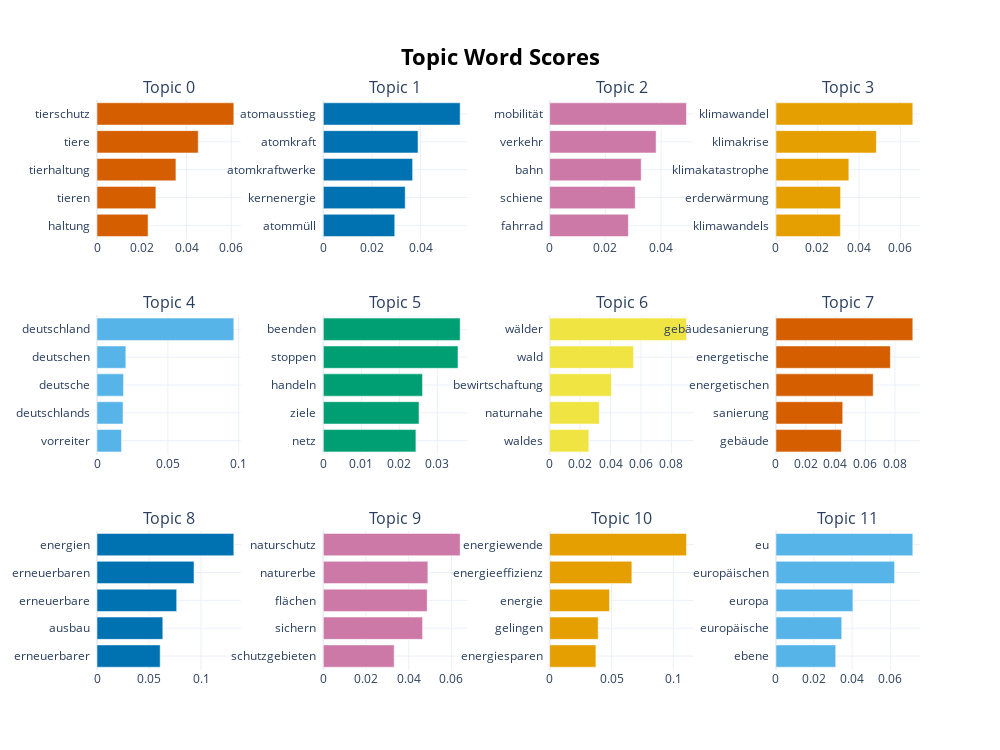

The notebook cell this image was saved under:
### Code cell
topic_model.visualize_barchart(custom_labels=False, top_n_topics=12)

### Figure 1 — Plotly figure (JSON) as saved in the notebook; plotly's stock layout.template omitted (floating-point values rounded to 4 significant figures)
{"data": [{"marker": {"color": "#D55E00"}, "orientation": "h", "type": "bar", "x": [0.02281, 0.02631, 0.03526, 0.04522, 0.06113], "xaxis": "x", "y": ["haltung  ", "tieren  ", "tierhaltung  ", "tiere  ", "tierschutz  "], "yaxis": "y"}, {"marker": {"color": "#0072B2"}, "orientation": "h", "type": "bar", "x": [0.0294, 0.0337, 0.03674, 0.03897, 0.0563], "xaxis": "x2", "y": ["atommüll  ", "kernenergie  ", "atomkraftwerke  ", "atomkraft  ", "atomausstieg  "], "yaxis": "y2"}, {"marker": {"color": "#CC79A7"}, "orientation": "h", "type": "bar", "x": [0.02825, 0.03071, 0.03286, 0.03821, 0.04911], "xaxis": "x3", "y": ["fahrrad  ", "schiene  ", "bahn  ", "verkehr  ", "mobilität  "], "yaxis": "y3"}, {"marker": {"color": "#E69F00"}, "orientation": "h", "type": "bar", "x": [0.03105, 0.03113, 0.03512, 0.0484, 0.06596], "xaxis": "x4", "y": ["klimawandels  ", "erderwärmung  ", "klimakatastrophe  ", "klimakrise  ", "klimawandel  "], "yaxis": "y4"}, {"marker": {"color": "#56B4E9"}, "orientation": "h", "type": "bar", "x": [0.01729, 0.01838, 0.01869, 0.02034, 0.09655], "xaxis": "x5", "y": ["vorreiter  ", "deutschlands  ", "deutsche  ", "deutschen  ", "deutschland  "], "yaxis": "y5"}, {"marker": {"color": "#009E73"}, "orientation": "h", "type": "bar", "x": [0.02437, 0.02518, 0.02611, 0.03545, 0.03602], "xaxis": "x6", "y": ["netz  ", "ziele  ", "handeln  ", "stoppen  ", "beenden  "], "yaxis": "y6"}, {"marker": {"color": "#F0E442"}, "orientation": "h", "type": "bar", "x": [0.02574, 0.03261, 0.04057, 0.05514, 0.08987], "xaxis": "x7", "y": ["waldes  ", "naturnahe  ", "bewirtschaftung  ", "wald  ", "wälder  "], "yaxis": "y7"}, {"marker": {"color": "#D55E00"}, "orientation": "h", "type": "bar", "x": [0.04397, 0.04488, 0.06538, 0.07692, 0.09201], "xaxis": "x8", "y": ["gebäude  ", "sanierung  ", "energetischen  ", "energetische  ", "gebäudesanierung  "], "yaxis": "y8"}, {"marker": {"color": "#0072B2"}, "orientation": "h", "type": "bar", "x": [0.0607, 0.06323, 0.07656, 0.09323, 0.1315], "xaxis": "x9", "y": ["erneuerbarer  ", "ausbau  ", "erneuerbare  ", "erneuerbaren  ", "energien  "], "yaxis": "y9"}, {"marker": {"color": "#CC79A7"}, "orientation": "h", "type": "bar", "x": [0.03317, 0.04648, 0.04863, 0.04896, 0.06407], "xaxis": "x10", "y": ["schutzgebieten  ", "sichern  ", "flächen  ", "naturerbe  ", "naturschutz  "], "yaxis": "y10"}, {"marker": {"color": "#E69F00"}, "orientation": "h", "type": "bar", "x": [0.03739, 0.03923, 0.04841, 0.06644, 0.1106], "xaxis": "x11", "y": ["energiesparen  ", "gelingen  ", "energie  ", "energieeffizienz  ", "energiewende  "], "yaxis": "y11"}, {"marker": {"color": "#56B4E9"}, "orientation": "h", "type": "bar", "x": [0.03138, 0.03453, 0.04038, 0.06228, 0.07183], "xaxis": "x12", "y": ["ebene  ", "europäische  ", "europa  ", "europäischen  ", "eu  "], "yaxis": "y12"}], "layout": {"annotations": [{"font": {"size": 16}, "showarrow": false, "text": "Topic 0", "x": 0.0875, "xanchor": "center", "xref": "paper", "y": 1, "yanchor": "bottom", "yref": "paper"}, {"font": {"size": 16}, "showarrow": false, "text": "Topic 1", "x": 0.3625, "xanchor": "center", "xref": "paper", "y": 1, "yanchor": "bottom", "yref": "paper"}, {"font": {"size": 16}, "showarrow": false, "text": "Topic 2", "x": 0.6375, "xanchor": "center", "xref": "paper", "y": 1, "yanchor": "bottom", "yref": "paper"}, {"font": {"size": 16}, "showarrow": false, "text": "Topic 3", "x": 0.9125, "xanchor": "center", "xref": "paper", "y": 1, "yanchor": "bottom", "yref": "paper"}, {"font": {"size": 16}, "showarrow": false, "text": "Topic 4", "x": 0.0875, "xanchor": "center", "xref": "paper", "y": 0.6222, "yanchor": "bottom", "yref": "paper"}, {"font": {"size": 16}, "showarrow": false, "text": "Topic 5", "x": 0.3625, "xanchor": "center", "xref": "paper", "y": 0.6222, "yanchor": "bottom", "yref": "paper"}, {"font": {"size": 16}, "showarrow": false, "text": "Topic 6", "x": 0.6375, "xanchor": "center", "xref": "paper", "y": 0.6222, "yanchor": "bottom", "yref": "paper"}, {"font": {"size": 16}, "showarrow": false, "text": "Topic 7", "x": 0.9125, "xanchor": "center", "xref": "paper", "y": 0.6222, "yanchor": "bottom", "yref": "paper"}, {"font": {"size": 16}, "showarrow": false, "text": "Topic 8", "x": 0.0875, "xanchor": "center", "xref": "paper", "y": 0.2444, "yanchor": "bottom", "yref": "paper"}, {"font": {"size": 16}, "showarrow": false, "text": "Topic 9", "x": 0.3625, "xanchor": "center", "xref": "paper", "y": 0.2444, "yanchor": "bottom", "yref": "paper"}, {"font": {"size": 16}, "showarrow": false, "text": "Topic 10", "x": 0.6375, "xanchor": "center", "xref": "paper", "y": 0.2444, "yanchor": "bottom", "yref": "paper"}, {"font": {"size": 16}, "showarrow": false, "text": "Topic 11", "x": 0.9125, "xanchor": "center", "xref": "paper", "y": 0.2444, "yanchor": "bottom", "yref": "paper"}], "height": 750, "hoverlabel": {"bgcolor": "white", "font": {"family": "Rockwell", "size": 16}}, "showlegend": false, "title": {"font": {"color": "Black", "size": 22}, "text": "<b>Topic Word Scores", "x": 0.5, "xanchor": "center", "yanchor": "top"}, "width": 1000, "xaxis": {"anchor": "y", "domain": [0, 0.175], "showgrid": true}, "xaxis10": {"anchor": "y10", "domain": [0.275, 0.45], "showgrid": true}, "xaxis11": {"anchor": "y11", "domain": [0.55, 0.725], "showgrid": true}, "xaxis12": {"anchor": "y12", "domain": [0.825, 1], "showgrid": true}, "xaxis2": {"anchor": "y2", "domain": [0.275, 0.45], "showgrid": true}, "xaxis3": {"anchor": "y3", "domain": [0.55, 0.725], "showgrid": true}, "xaxis4": {"anchor": "y4", "domain": [0.825, 1], "showgrid": true}, "xaxis5": {"anchor": "y5", "domain": [0, 0.175], "showgrid": true}, "xaxis6": {"anchor": "y6", "domain": [0.275, 0.45], "showgrid": true}, "xaxis7": {"anchor": "y7", "domain": [0.55, 0.725], "showgrid": true}, "xaxis8": {"anchor": "y8", "domain": [0.825, 1], "showgrid": true}, "xaxis9": {"anchor": "y9", "domain": [0, 0.175], "showgrid": true}, "yaxis": {"anchor": "x", "domain": [0.7556, 1], "showgrid": true}, "yaxis10": {"anchor": "x10", "domain": [0, 0.2444], "showgrid": true}, "yaxis11": {"anchor": "x11", "domain": [0, 0.2444], "showgrid": true}, "yaxis12": {"anchor": "x12", "domain": [0, 0.2444], "showgrid": true}, "yaxis2": {"anchor": "x2", "domain": [0.7556, 1], "showgrid": true}, "yaxis3": {"anchor": "x3", "domain": [0.7556, 1], "showgrid": true}, "yaxis4": {"anchor": "x4", "domain": [0.7556, 1], "showgrid": true}, "yaxis5": {"anchor": "x5", "domain": [0.3778, 0.6222], "showgrid": true}, "yaxis6": {"anchor": "x6", "domain": [0.3778, 0.6222], "showgrid": true}, "yaxis7": {"anchor": "x7", "domain": [0.3778, 0.6222], "showgrid": true}, "yaxis8": {"anchor": "x8", "domain": [0.3778, 0.6222], "showgrid": true}, "yaxis9": {"anchor": "x9", "domain": [0, 0.2444], "showgrid": true}}}
